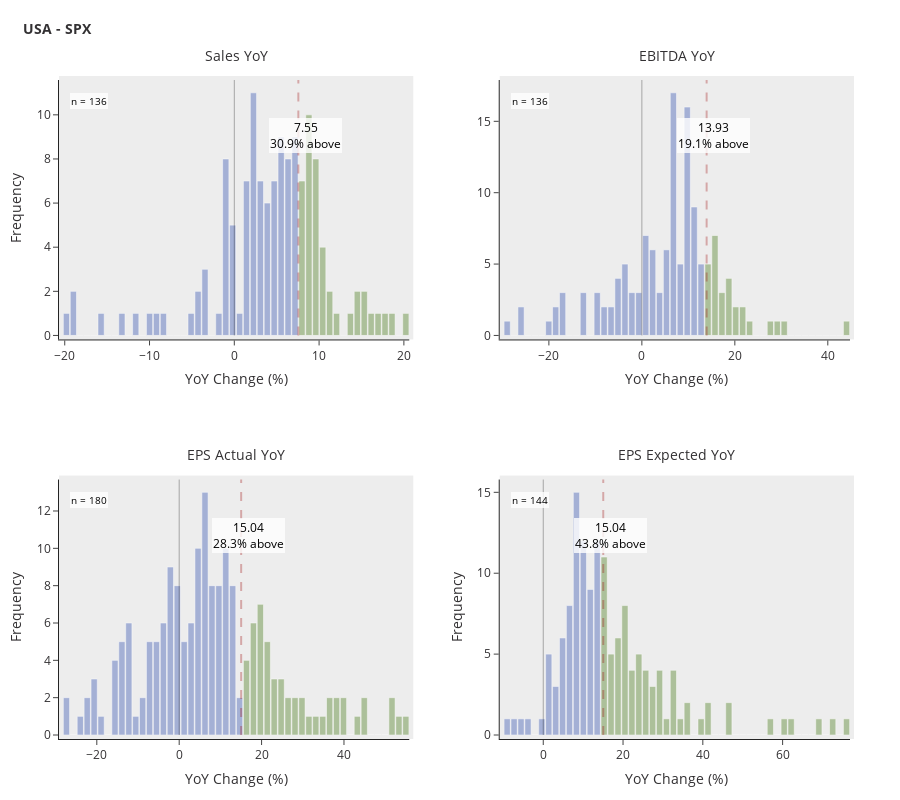
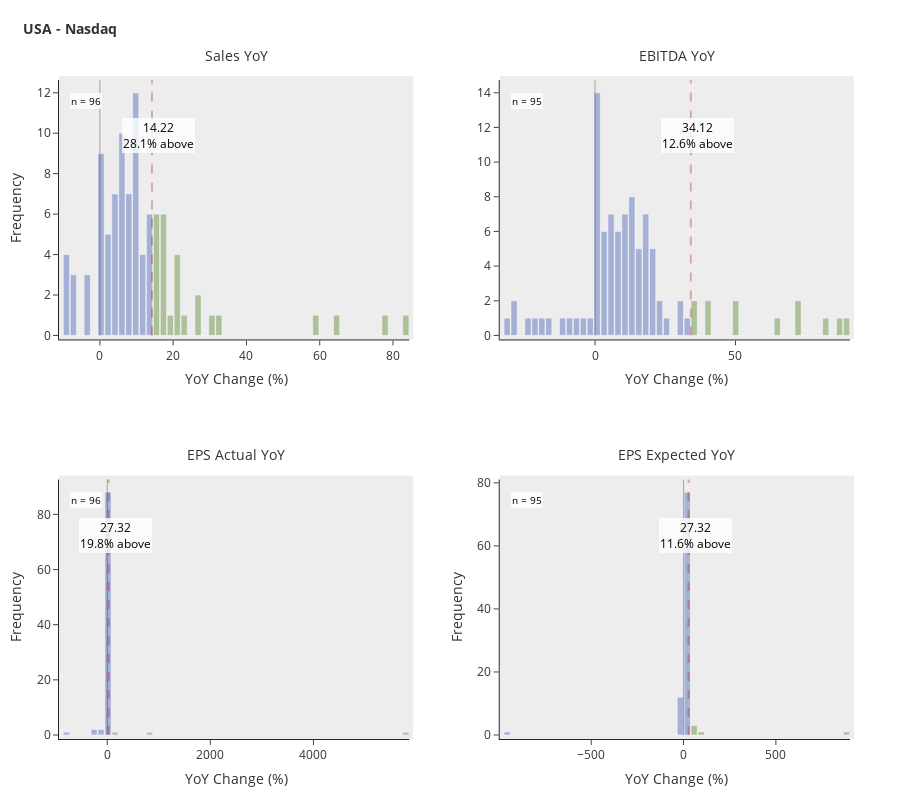
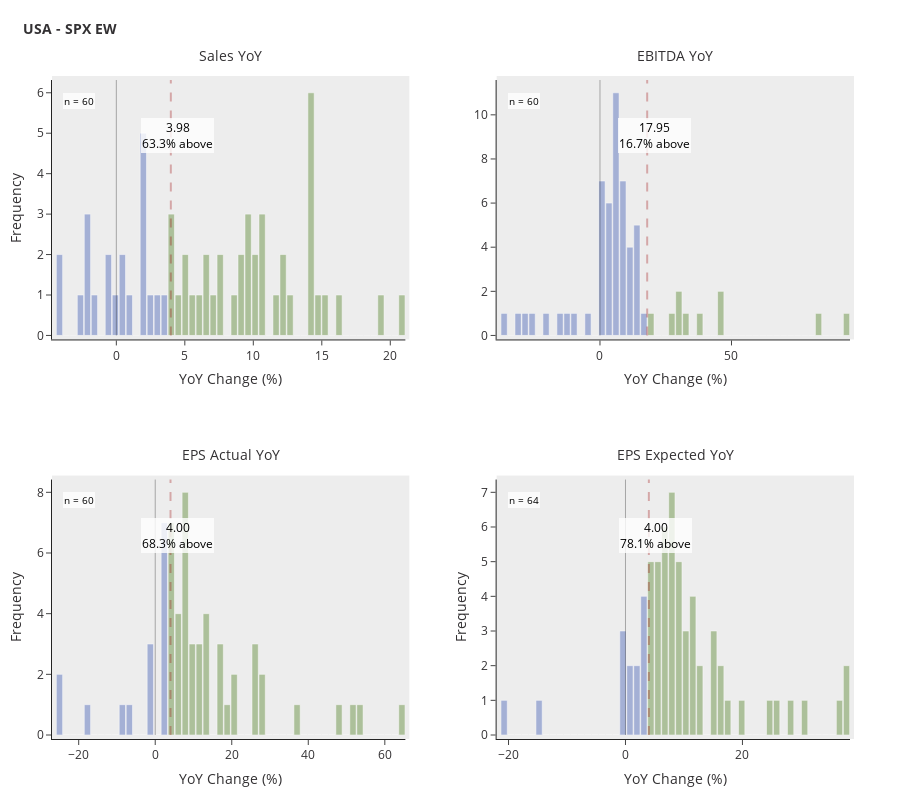
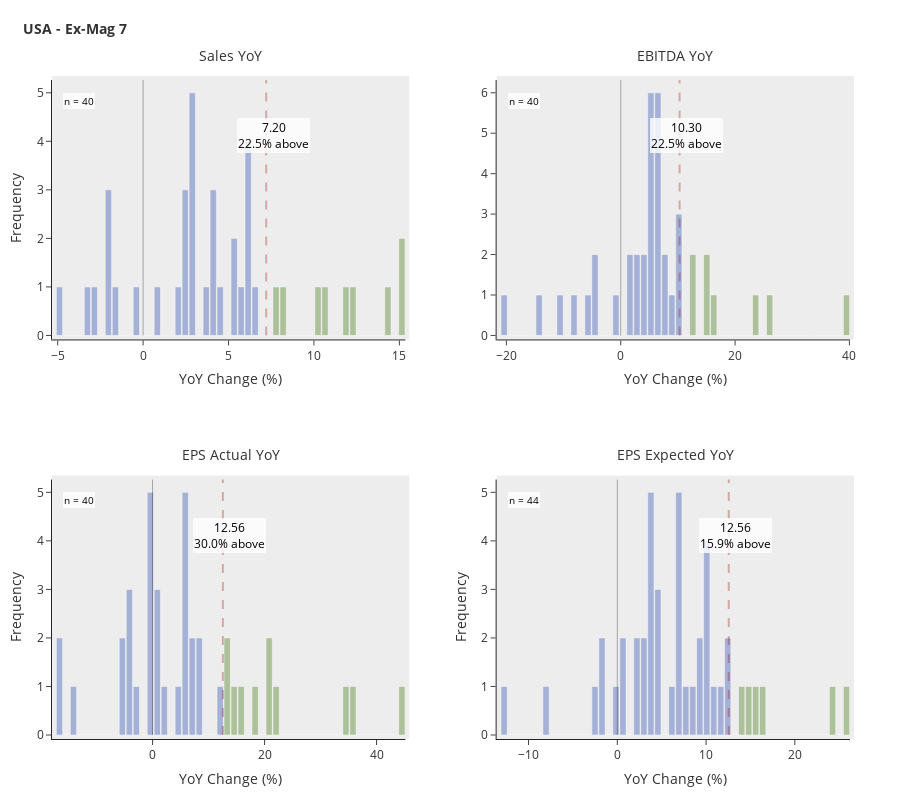

The notebook cell saved with these charts, in order:
### Code cell
for s, v in eps_analysis.items():
    v["histogram_chart"].show()
